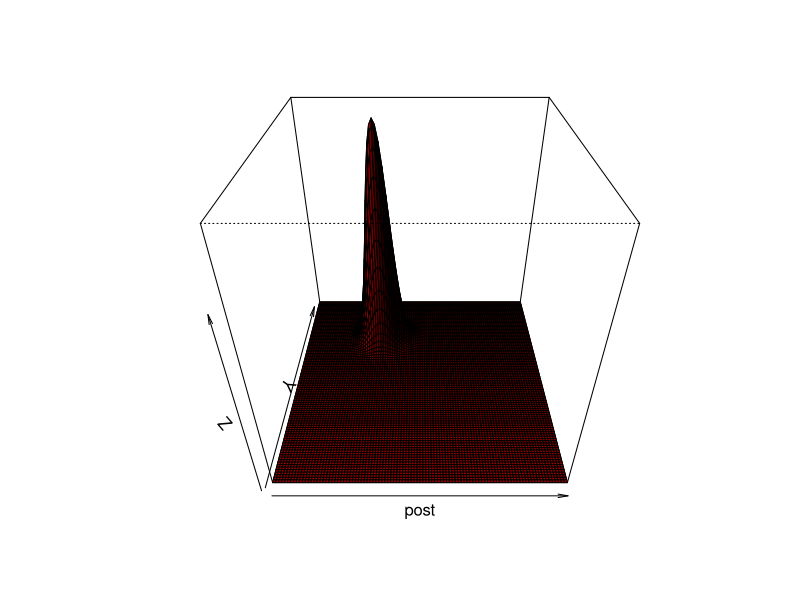

The R script that drew this image:
#hw10:
#suppose you have a unit square 0<=x<=1 and 0<=y<=1
#within the square, you have a mysterious ball located at coordinates(x0,y0)
#the coordinates are not known

#sb tosses a ball on this unit square and 
#tells you whether this ball is positioned to the east/west/north/south rel to ur mysterious ball
#experiment done many times, you can use data to locate the most likely position

x0=0.3
y0=0.8
#function rel.pos displays the rel pos
#return 0,1 depending on whetehr a point is to the left/right and up/down
rel.pos=function(x,y){
  if(x<x0 & y<y0){
    result=c(0,0)
  }
  if(x>x0 & y<y0){
    result=c(1,0)
  }
  if(x<x0 & y>y0){
    result=c(0,1)
  }
  if(x>x0 & y>y0){
    result=c(1,1)
  }
  result
}
#rel.pos(0.5,0.5)

#the ball is thrown 100 times in a uniform way inside this square
tosses=matrix(runif(200),nrow=100,ncol=2)
data=matrix(NA,nrow=100,ncol=2)
for (i in 1:100){
  data[i,]=rel.pos(tosses[i,1],tosses[i,2])
}

#suppose the mysterious point is locatedt at (X,Y)
#x,y can be treated as random variables; we do not their values
#priors:x,y are ditsributed uniformed on (0,1)
#different possible pairs of x and y
X=seq(from=0,to=1,length.out=101)
Y=seq(from=0,to=1,length.out=101)
post=matrix(NA,nrow=101,ncol=101)
for (i in 1:101){
  for (j in 1:101){
    post[i,j]=sum(dbinom(data[,1],size=1,prob=1-X[i],log=TRUE))+
      sum(dbinom(data[,2],size=1,prob=1-Y[j],log=TRUE))+dunif(X[i])+dunif(Y[j])
      
  }
}
post=exp(post)#taket the exp
epsX=X[2]-X[1]
epsY=Y[2]-Y[1]
post=post/sum(post*epsX*epsY)
max(post)
#location of the max
a=which(post == max(post), arr.ind = TRUE)
print(a[1])
print(a[2])
persp(post,col="red",shade=0.6,phi=35)

#laplace method
L=function(p){
  -sum(dbinom(data[,1],size=1,prob=1-p[1],log=TRUE))-
    sum(dbinom(data[,2],size=1,prob=1-p[2],log=TRUE))-dunif(p[1])-dunif(p[2])
}
optim(c(0.3,0.8),L,hessian=TRUE)
H=optim(c(0.3,0.8),L,hessian=TRUE)$hessian
Sigma=solve(H)#solve(H) is the same as inverting H
eigen(Sigma)


